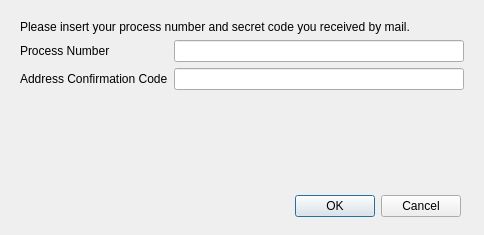
<?xml version="1.0" encoding="UTF-8"?>
<ui version="4.0">
 <class>ChangeAddressDialog</class>
 <widget class="QDialog" name="ChangeAddressDialog">
  <property name="geometry">
   <rect>
    <x>0</x>
    <y>0</y>
    <width>484</width>
    <height>235</height>
   </rect>
  </property>
  <property name="windowTitle">
   <string>Change Address</string>
  </property>
  <widget class="QDialogButtonBox" name="buttonBox">
   <property name="geometry">
    <rect>
     <x>120</x>
     <y>190</y>
     <width>341</width>
     <height>32</height>
    </rect>
   </property>
   <property name="orientation">
    <enum>Qt::Horizontal</enum>
   </property>
   <property name="standardButtons">
    <set>QDialogButtonBox::Cancel|QDialogButtonBox::Ok</set>
   </property>
  </widget>
  <widget class="QWidget" name="formLayoutWidget">
   <property name="geometry">
    <rect>
     <x>20</x>
     <y>20</y>
     <width>444</width>
     <height>141</height>
    </rect>
   </property>
   <layout class="QFormLayout" name="formLayout">
    <item row="1" column="0">
     <widget class="QLabel" name="label_process">
      <property name="text">
       <string>Process Number</string>
      </property>
     </widget>
    </item>
    <item row="0" column="0" colspan="2">
     <widget class="QLabel" name="label_2">
      <property name="text">
       <string>Please insert your process number and secret code you received by mail.</string>
      </property>
     </widget>
    </item>
    <item row="1" column="1">
     <widget class="QLineEdit" name="lineEdit_process">
      <property name="sizePolicy">
       <sizepolicy hsizetype="Minimum" vsizetype="Fixed">
        <horstretch>0</horstretch>
        <verstretch>0</verstretch>
       </sizepolicy>
      </property>
     </widget>
    </item>
    <item row="3" column="1">
     <widget class="QLineEdit" name="lineEdit_secretCode">
      <property name="sizePolicy">
       <sizepolicy hsizetype="Minimum" vsizetype="Fixed">
        <horstretch>0</horstretch>
        <verstretch>0</verstretch>
       </sizepolicy>
      </property>
     </widget>
    </item>
    <item row="3" column="0">
     <widget class="QLabel" name="label">
      <property name="text">
       <string>Address Confirmation Code</string>
      </property>
     </widget>
    </item>
   </layout>
  </widget>
 </widget>
 <resources/>
 <connections>
  <connection>
   <sender>buttonBox</sender>
   <signal>accepted()</signal>
   <receiver>Dialog</receiver>
   <slot>accept()</slot>
   <hints>
    <hint type="sourcelabel">
     <x>248</x>
     <y>254</y>
    </hint>
    <hint type="destinationlabel">
     <x>157</x>
     <y>274</y>
    </hint>
   </hints>
  </connection>
  <connection>
   <sender>buttonBox</sender>
   <signal>rejected()</signal>
   <receiver>Dialog</receiver>
   <slot>reject()</slot>
   <hints>
    <hint type="sourcelabel">
     <x>316</x>
     <y>260</y>
    </hint>
    <hint type="destinationlabel">
     <x>286</x>
     <y>274</y>
    </hint>
   </hints>
  </connection>
 </connections>
</ui>
